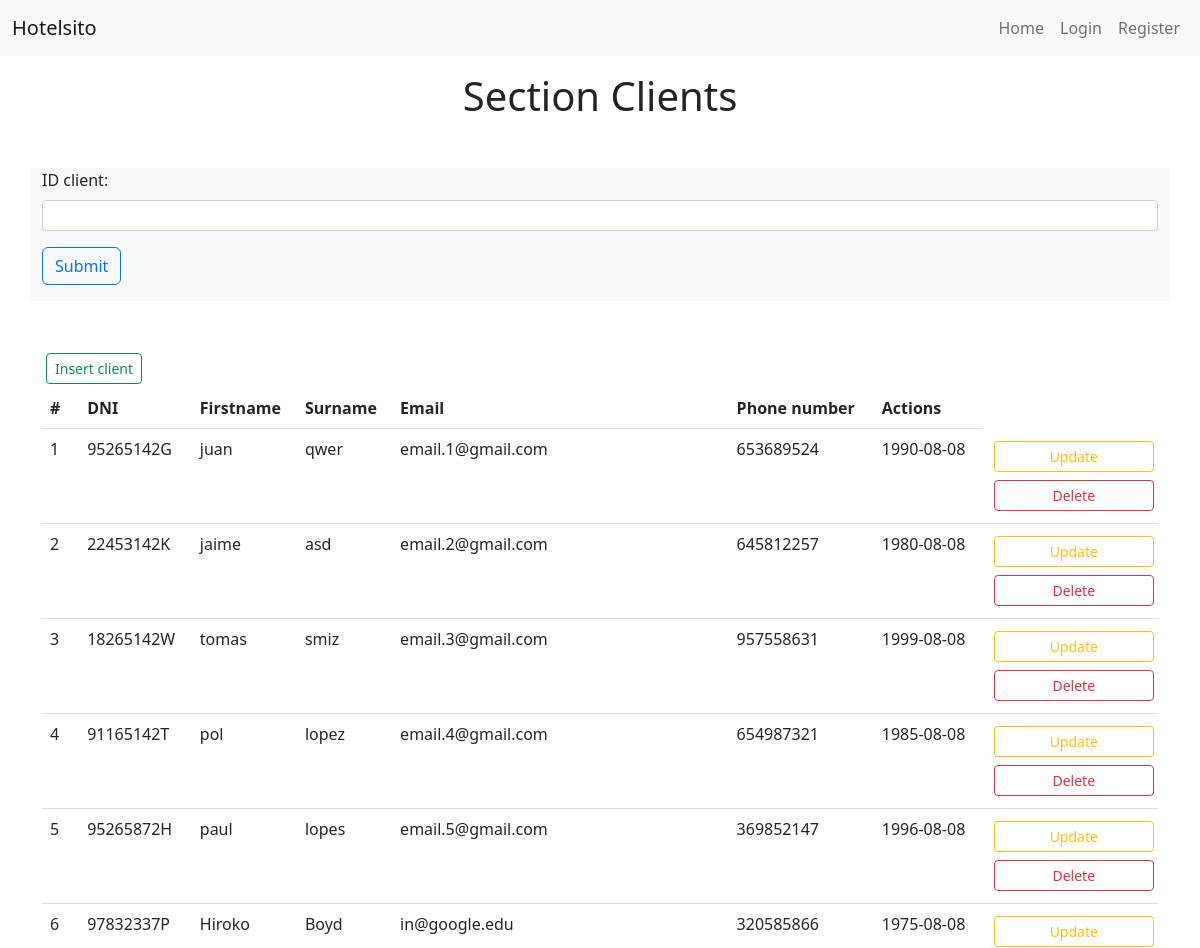
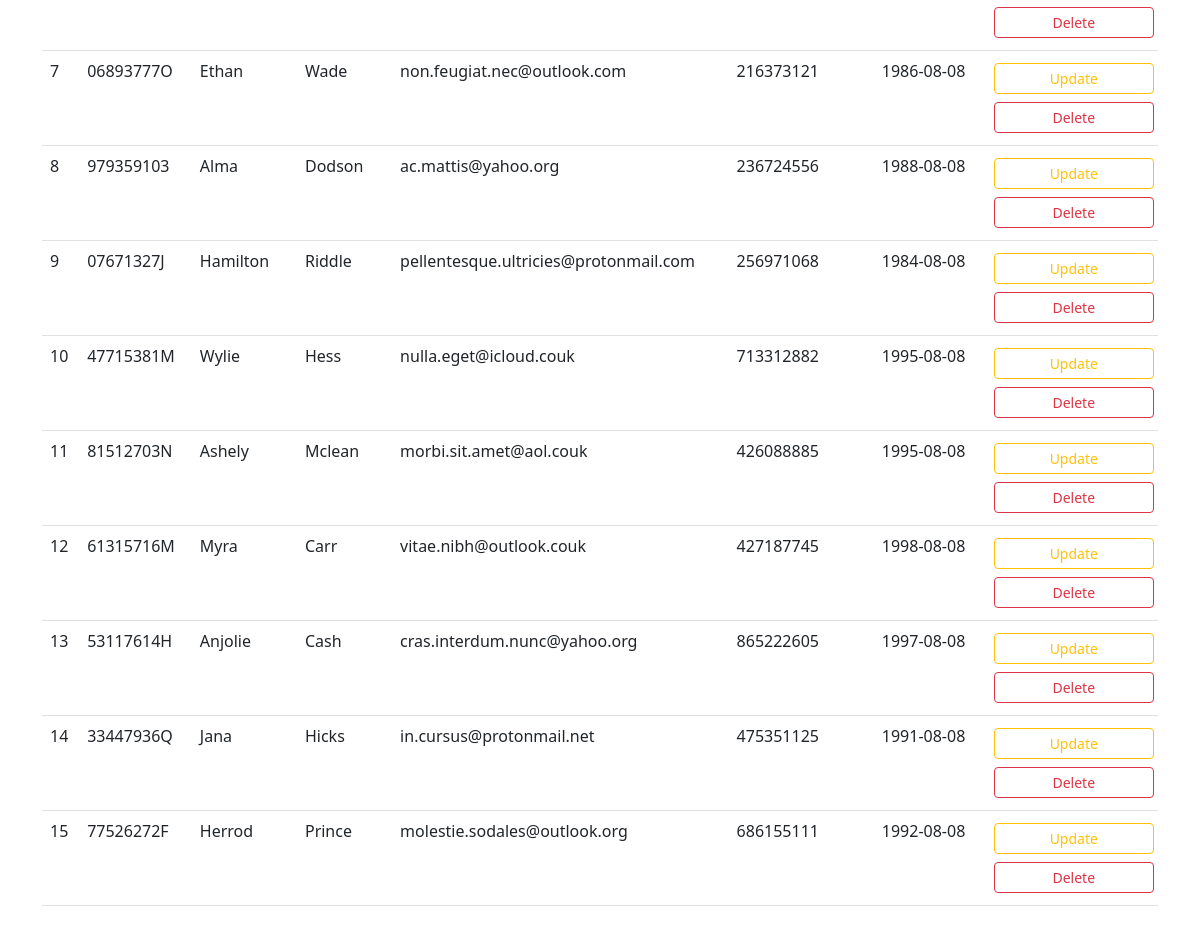
/clients.php, run on the app's committed database (2 pictures, top to bottom).
### tables this page shows
CREATE TABLE IF NOT EXISTS `039_clients` (
  `ID_client` int(11) NOT NULL AUTO_INCREMENT,
  `dni` varchar(9) NOT NULL,
  `firstname` varchar(60) NOT NULL,
  `surname` varchar(60) NOT NULL,
  `email` varchar(60) NOT NULL,
  `phone_number` int(11) NOT NULL,
  `birthday` date DEFAULT NULL,
  PRIMARY KEY (`ID_client`)
);

### clients.php (the view, shortened to what this page needs)
<?php
require ($_SERVER['DOCUMENT_ROOT'].'/student039/dwes/templates/header.php');
include ($_SERVER['DOCUMENT_ROOT'].'/student039/dwes/db/connect_db.php');
$sql = "SELECT * FROM 039_clients";
$result = mysqli_query($conn, $sql);
$clients = mysqli_fetch_all($result, MYSQLI_ASSOC);
?>
<h1 class="text-center mt-3">Section Clients</h1>
<?php
include ($_SERVER['DOCUMENT_ROOT'].'/student039/dwes/forms/form_clients_select.php');
?>
<div class="container my-5">
    <a class="m-1 btn btn-outline-success btn-sm" href="forms/form_clients_insert.php">Insert client</a>
    <?php if ($clients) : ?>
        <table class="table table-hover">
            <thead>
                <tr>
                    <th scope="col">#</th>
                    <th scope="col">DNI</th>
                    <th scope="col">Firstname</th>
                    <th scope="col">Surname</th>
                    <th scope="col">Email</th>
                    <th scope="col">Phone number</th>
                    <th scope="col">Actions</th>
                </tr>
            </thead>
            <tbody>
                <?php foreach ($clients as $client) : ?>
                    <tr>
                        <?php
                        $id = $client['ID_client'];
                        foreach ($client as $client_data) : ?>
                            <td>
                                <?php echo $client_data; ?>
                            </td>
                        <?php endforeach; ?>
                        <td>
                            <a class="w-100 m-1 btn btn-outline-warning btn-sm" href="/student039/dwes/forms/form_clients_update.php?result=<?php echo $id ?>">Update</a>
                            <a class="w-100 m-1 btn btn-outline-danger btn-sm" href="/student039/dwes/forms/form_clients_delete.php?result=<?php echo $id ?>">Delete</a>
                        </td>
                    </tr>
                <?php endforeach; ?>
            </tbody>
        </table>
    <?php endif; ?>
</div>
<?php
require ($_SERVER['DOCUMENT_ROOT'].'/student039/dwes/templates/footer.php');
?>

### templates/header.php (shortened to what this page needs)
<!DOCTYPE html>
<html lang="en">
<head>
  <link rel="stylesheet" href="https://cdn.jsdelivr.net/npm/bootstrap@5.2.2/dist/css/bootstrap.min.css" />
</head>
<body>
  <header>
    <nav class="navbar navbar-expand-lg bg-light">
      <div class="container-fluid">
        <a class="navbar-brand" href="index.php">Hotelsito</a>
        <div class="collapse navbar-collapse" id="navbarSupportedContent">
          <ul class="navbar-nav ms-auto mb-2 mb-lg-0">
            <li class="nav-item">
              <a class="nav-link" href="/student039/dwes/index.php">Home</a>
            </li>
            <?php if (empty($_SESSION['user'])) : ?>
              <li class="nav-item">
                <a class="nav-link" href="/student039/dwes/forms/form_login.php">Login</a>
              </li>
              <li class="nav-item">
                <a class="nav-link" href="/student039/dwes/forms/form_register.php">Register</a>
              </li>
            <?php endif; ?>
          </ul>
        </div>
      </div>
    </nav>
  </header>

### forms/form_clients_select.php (shortened to what this page needs)
<div class="container bg-light my-5">
    <form action="" method="POST">
        <div class="mb-3">
            <label class="form-label" for="ID_client">ID client:</label>
            <input class="form-control form-control-sm" type="number" name="ID_client">
            <input class="btn btn-outline-primary my-3" type="submit" name="submit" value="Submit">
        </div>
    </form>
</div>

### templates/footer.php (shortened to what this page needs)
</body>
</html>

### data on the page
039_clients: ID_client "1", dni "95265142G", firstname "juan", surname "qwer", email "email.1@gmail.com", phone_number "653689524", birthday "1990-08-08"
039_clients: ID_client "2", dni "22453142K", firstname "jaime", surname "asd", email "email.2@gmail.com", phone_number "645812257", birthday "1980-08-08"
039_clients: ID_client "3", dni "18265142W", firstname "tomas", surname "smiz", email "email.3@gmail.com", phone_number "957558631", birthday "1999-08-08"
039_clients: ID_client "4", dni "91165142T", firstname "pol", surname "lopez", email "email.4@gmail.com", phone_number "654987321", birthday "1985-08-08"
039_clients: ID_client "5", dni "95265872H", firstname "paul", surname "lopes", email "email.5@gmail.com", phone_number "369852147", birthday "1996-08-08"
039_clients: ID_client "6", dni "97832337P", firstname "Hiroko", surname "Boyd", email "in@google.edu", phone_number "320585866", birthday "1975-08-08"
039_clients: ID_client "7", dni "06893777O", firstname "Ethan", surname "Wade", email "non.feugiat.nec@outlook.com", phone_number "216373121", birthday "1986-08-08"
039_clients: ID_client "8", dni "979359103", firstname "Alma", surname "Dodson", email "ac.mattis@yahoo.org", phone_number "236724556", birthday "1988-08-08"
039_clients: ID_client "9", dni "07671327J", firstname "Hamilton", surname "Riddle", email "pellentesque.ultricies@protonmail.com", phone_number "256971068", birthday "1984-08-08"
039_clients: ID_client "10", dni "47715381M", firstname "Wylie", surname "Hess", email "nulla.eget@icloud.couk", phone_number "713312882", birthday "1995-08-08"
039_clients: ID_client "11", dni "81512703N", firstname "Ashely", surname "Mclean", email "morbi.sit.amet@aol.couk", phone_number "426088885", birthday "1995-08-08"
039_clients: ID_client "12", dni "61315716M", firstname "Myra", surname "Carr", email "vitae.nibh@outlook.couk", phone_number "427187745", birthday "1998-08-08"
039_clients: ID_client "13", dni "53117614H", firstname "Anjolie", surname "Cash", email "cras.interdum.nunc@yahoo.org", phone_number "865222605", birthday "1997-08-08"
039_clients: ID_client "14", dni "33447936Q", firstname "Jana", surname "Hicks", email "in.cursus@protonmail.net", phone_number "475351125", birthday "1991-08-08"
039_clients: ID_client "15", dni "77526272F", firstname "Herrod", surname "Prince", email "molestie.sodales@outlook.org", phone_number "686155111", birthday "1992-08-08"
